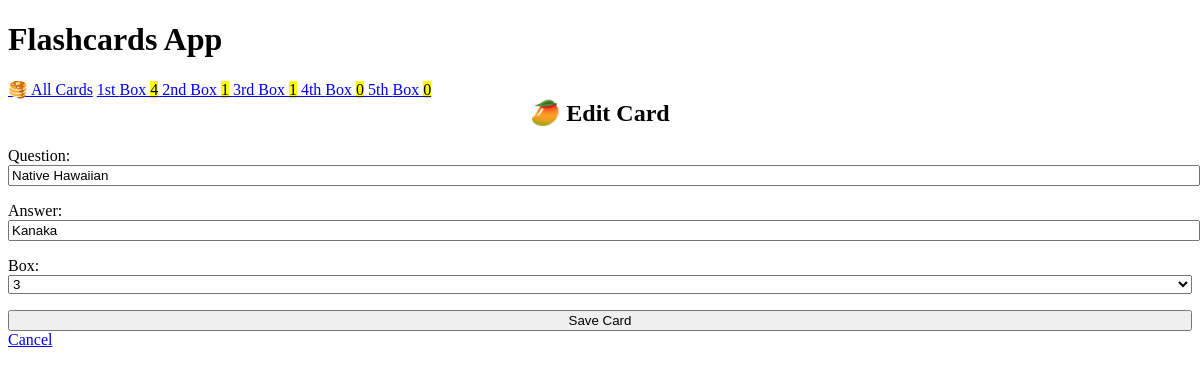
Before: /edit/6 with the older database file.
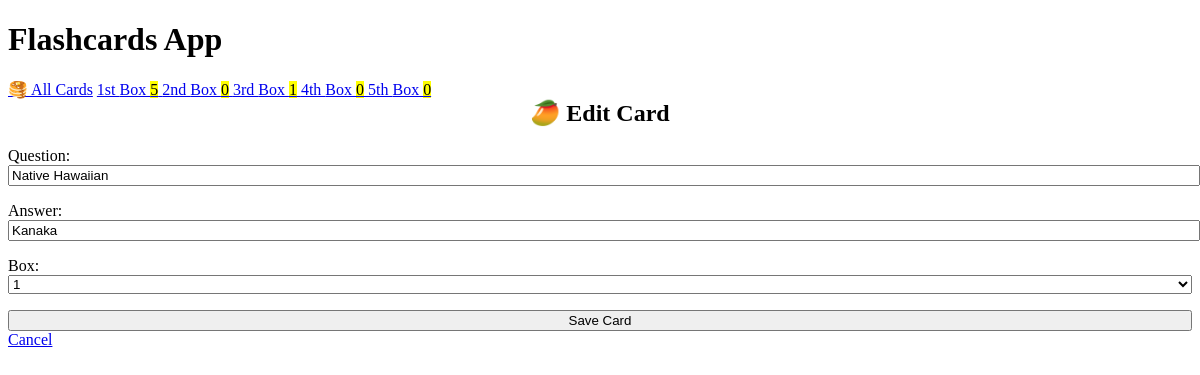
After: the same page with the newer database file.
### cards/models.py (models this page shows, shortened)
class Card(models.Model):
    question = models.CharField(max_length=100)
    answer = models.CharField(max_length=100)
    box = models.IntegerField(
        choices=zip(BOXES, BOXES),
        default=BOXES[0]
    )
    date_created = models.DateTimeField(auto_now_add=True)

### cards/views.py (the view)
# urls.py: path('edit/<int:pk>', views.CardUpdateView.as_view(), name='card-update'),
class CardUpdateView(CardCreateView, UpdateView):
    success_url = reverse_lazy('card-list')

### cards/templatetags/cards_tags.py (called while the page is built)
@register.inclusion_tag('cards/box_links.html')
def boxes_as_links():
    boxes = []
    for box_num in BOXES:
        card_count = Card.objects.filter(box=box_num).count()
        boxes.append({
            'number': box_num,
            'card_count': card_count,
        })
    return {'boxes': boxes}

### cards/templates/cards/card_form.html (shortened to what this page needs)
{% extends 'cards/base.html' %}
{% block content %}
    {% if card %}
        <h2>🥭 Edit Card</h2>
    {% else %}
        <h2>🫐 Create New Card</h2>
    {% endif %}
    <form method="post">
        {{ form.as_p }}
        <input type="submit" value="Save Card">
    </form>
    <a href="{% url 'card-list' %}">Cancel</a>
{% endblock %}

### cards/templates/cards/base.html (shortened to what this page needs)
<!DOCTYPE html>
<html lang="en">
<head>
    <link rel="stylesheet" href="https://cdn.simplecss.org/simple.min.css">
</head>
<body>
    <header>
        <h1>Flashcards App</h1>
        {% include 'cards/navigation.html' %}
    </header>
    <main>
        {% block content %}{% endblock content %}
    </main>
</body>
</html>

### cards/templates/cards/navigation.html
{% load cards_tags %}
<nav>
    <a href="{% url 'card-list' %}">🥞 All Cards</a>
    {% boxes_as_links %}
</nav>

### cards/templates/cards/box_links.html
{% load humanize %}
{% for box in boxes %}
    <a href="{% url 'box' box_num=box.number %}">
        {{ box.number | ordinal }} Box <mark>{{ box.card_count }}</mark>
    </a>
{% endfor %}

### cards/templates/cards/base.html (style rules this page uses)
:root { --accent: #4abc65; --accent-bg: white; --bg: #ffffff; --text: #212121; --text-light: #585858; --border: #d8dae1; --code: #d81b60; --preformatted: #444; }
h2 { text-align: center; }
h2, h4 { margin-top: 0; }
input, select, textarea { width: 100%; }

Changed rows visible on the page:
changed Card "Native Hawaiian": box "3" → "1"
Other visible differences:
new list line: "1st Box 5"
new list line: "2nd Box 0"
list line gone: "1st Box 4"
list line gone: "2nd Box 1"
